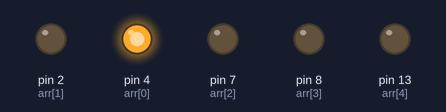
A sketch run on a simulated Arduino Uno, built with avr-gcc and run on an emulated ATmega328P. Shown: output pins drawn as LEDs (lit = HIGH).

Above: at 0.1 s.
At 6.1 s:
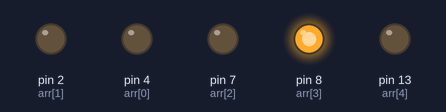
At 8.1 s:
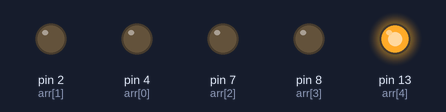
At 16.1 s:
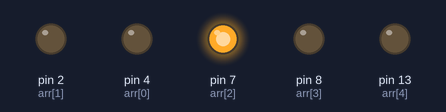
At 24.1 s:
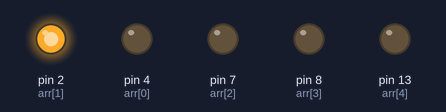
At 31.1 s:
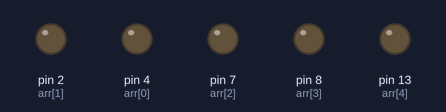
Timing chart, 0 to 40.0 s (numbered marks = the images above):
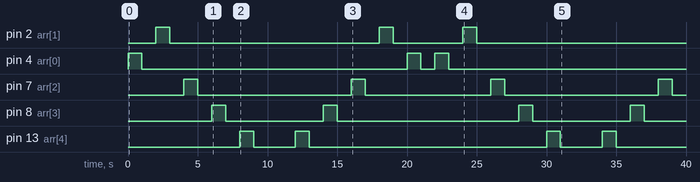

Measured:
- by itself, pin 2 (arr[1]): goes HIGH 1.0 s, LOW 15.0 s, HIGH 1.0 s, LOW 5.0 s, HIGH 1.0 s, then LOW
- by itself, pin 4 (arr[0]): goes HIGH 1.0 s, LOW 19.0 s, HIGH 1.0 s, LOW 1.0 s, HIGH 1.0 s, then LOW
- by itself, pin 7 (arr[2]): LOW → HIGH at 4.0 s, → LOW 1.0 s later, → HIGH 11.0 s later, → LOW 1.0 s later, … (8 changes in this stretch)
- by itself, pin 8 (arr[3]): LOW → HIGH at 6.0 s, → LOW 1.0 s later, → HIGH 7.0 s later, → LOW 1.0 s later, … (8 changes in this stretch)
- by itself, pin 13 (arr[4]): LOW → HIGH at 8.0 s, → LOW 1.0 s later, → HIGH 3.0 s later, → LOW 1.0 s later, … (8 changes in this stretch)

The sketch:

Lab1a.ino
```cpp
void setup()
{
  pinMode(2, OUTPUT);
  pinMode(4, OUTPUT);
  pinMode(8, OUTPUT);
  pinMode(13, OUTPUT);
  pinMode(7, OUTPUT);
}

void loop()
{
  int arr[5]={4,2,7,8,13};
  for(int i=0;i<5;i++){
  digitalWrite(arr[i], HIGH);
  delay(1000); // Wait for 1000 millisecond(s)
  digitalWrite(arr[i], LOW);
  delay(1000); // Wait for 1000 millisecond(s)
  }
  for(int i=5;i>=0;i--){
  digitalWrite(arr[i], HIGH);
  delay(1000); // Wait for 1000 millisecond(s)
  digitalWrite(arr[i], LOW);
  delay(1000); // Wait for 1000 millisecond(s)
  }
}
```
